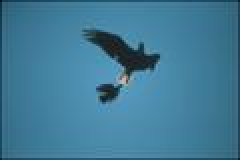
%> input picture HW4/code and figs/135069.jpg, 120 x 80 px, given in place of 1, which was not available (shown 2 times larger)
$ octave Q2.m   (GNU Octave 9; MATLAB toolbox functions it lacks are replaced by stand-ins)
%> lines starting %> are read from the running program, lines starting %| are printed output that depends on the picture; in (x1, y1, x2, y2) boxes, pixels count from 0 and x2, y2 are one past the last pixel; in counts of white or black regions, pixels touching at a corner belong together; the program's own positions count from 1; pictures that were not available may be replaced by others from this repository, and a replacement may not be noted
%%%%%%%%%%%%%%%%%%%%%%%%%%%%%%%%%%%%%%%%%%%%%%%%%%%%%%%%%%%%%%%%%%%%%%%%%%%
%EECE5644 Fall 2021
% Wang Yinan 001530926 | HW4
%%=========================Question 2=========================%%
% Code help and example from Prof.Deniz
%%%%%%%%%%%%%%%%%%%%%%%%%%%%%%%%%%%%%%%%%%%%%%%%%%%%%%%%%%%%%%%%%%%%%%%%%%%
clear all; close all;
%%=========================Setup=========================%%
file = ["135069.jpg"];
K = 10;
M = 10;
n = size(file, 1);

%%=========================Segmentation=========================%%
for i=1:length(file)
    imdata  = imread(file(i));
%> imdata is the input picture: size 80x120x3 uint8; mean R, G, B 64.4, 122.4, 150.6
    figure(1), subplot(1, 2, 1*2-1),
    imshow(imdata);
    title("shows the original photo"); hold on;
    [R,C,D] = size(imdata); N = R*C; imdata = double(imdata);
%> after `[R,C,D] = size(imdata)`: R = 80; C = 120; D = 3
%> after `N = R*C`: N = 9600
    rowIndices = [1:R]'*ones(1,C); colIndices = ones(R,1)*[1:C];
    features = [rowIndices(:)';colIndices(:)']; % initialize with row and column indices
    for d = 1:D
        imdatad = imdata(:,:,d); % pick one color at a time
        features = [features;imdatad(:)'];
    end
%> this loop made 3 passes
%> pass 1, `imdatad = imdata(:,:,d);`:
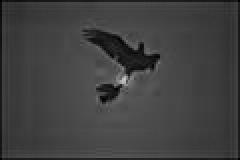
%> imdatad: size 80x120 double (shown 2 times larger); min 0, max 199, mean 64.4
%> pass 2, `imdatad = imdata(:,:,d);`:
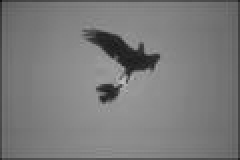
%> imdatad: size 80x120 double (shown 2 times larger); min 16, max 192, mean 122.4
%> pass 3, `imdatad = imdata(:,:,d);`:
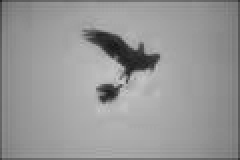
%> imdatad: size 80x120 double (shown 2 times larger); min 22, max 199, mean 150.6
    minf = min(features,[],2); maxf = max(features,[],2);
%> after `minf = min(features,[],2)`: minf = [1; 1; 0; 16; 22]
%> after `maxf = max(features,[],2)`: maxf = [80; 120; 199; 192; 199]
    ranges = maxf-minf;
%> ranges = [79; 119; 199; 176; 177]
    x = diag(ranges.^(-1))*(features-repmat(minf,1,N));
    d = size(x,1);
%> d = 5
    model = 2;
    gm = fitgmdist(x',model);
    p = posterior(gm, x');
    [~, l] = max(p,[], 2);
    li = reshape(l, R, C);
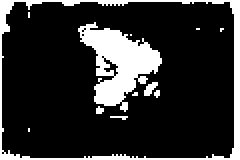
%> li: size 80x120 double (shown 2 times larger); values 1 (black) and 2 (white), 18.1% white; 12 white regions (9 under 20 px), largest, box (x1, y1, x2, y2) and area: (39, 11, 81, 56) 910, (0, 0, 120, 80) 748, (72, 41, 79, 48) 28
    figure(1), subplot(n, 2, 1*2)
    imshow(uint8(li*255/model));
    title(strcat("Clustering with K=", num2str(model)));
    ab = zeros(1,M);
    for model = 1:M
%> the run ends on the next line
        ab(1,model) = calcLikelihood(x, model, K);
% [23 lines not run here, left out]
function negativeLoglikelihood = calcLikelihood(x, model, K)
    N = size(x,2);
    dummy = ceil(linspace(0, N, K+1));
    negativeLoglikelihood = 0;
    for k=1:K
        indPartitionLimits(k,:) = [dummy(k) + 1, dummy(k+1)];
    end
    for k = 1:K
        indValidate = [indPartitionLimits(k,1):indPartitionLimits(k,2)];
        xv = x(:, indValidate); % Using folk k as validation set
        if k == 1
            indTrain = [indPartitionLimits(k,2)+1:N];
        elseif k == K
            indTrain = [1:indPartitionLimits(k,1)-1];
        else
            indTrain = [indPartitionLimits(k-1,2)+1:indPartitionLimits(k+1,1)-1];
        end
        xt = x(:, indTrain);
        try
            gm = fitgmdist(xt', model);
            [~, nlogl] = posterior(gm, xv');
            negativeLoglikelihood = negativeLoglikelihood + nlogl;
        catch exception
        end
    end
end
